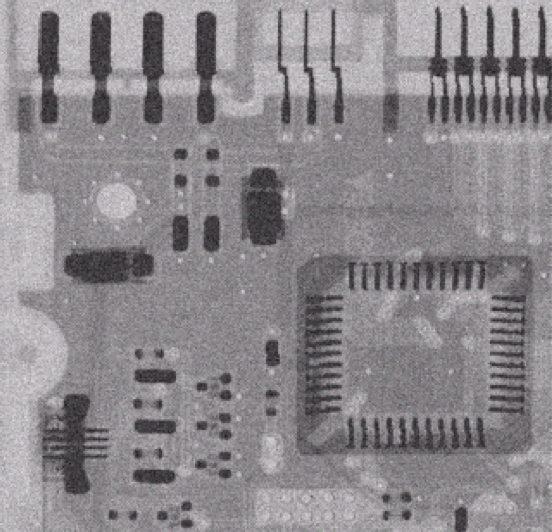
//> input picture MyOpenCV/MedianFilterInput.png, 552 x 532 px
$ ./main   (built with g++ and OpenCV 4)
//> lines starting //> are read from the running program, lines starting //| are printed output that depends on the picture

#include <opencv2/highgui.hpp>
#include <opencv2/features2d.hpp>
#include <opencv2/imgproc.hpp>

#include <iostream>
#include <stdio.h>

using namespace cv;
using namespace std;

void median(const cv::Mat& src, int window, cv::Mat& dst) {

	std::vector<uchar> neighbors;

	for (auto i = 0;i < dst.rows;i++) {
		for (auto j = 0; j < dst.cols;j++) {
			for (auto y = -window; y <= window;y++) for (auto x = -window; x <= window;x++) {
					neighbors.push_back(src.at<uchar>(min(src.rows-1,max(0,i+y)), min(src.cols-1, max(0, j+x))));
			}
			std::sort(neighbors.begin(), neighbors.end());

			dst.at<uchar>(i, j) = neighbors[neighbors.size() / 2];
			neighbors.clear();
		}
		}
	}

int main(int ac, char** av) {

	Mat img = imread("MedianFilterInput.png",0); //두번째 파라미터로 0주면 흑백으로 read
//> img: 532 rows x 552 cols, CV_8UC1; min 26, max 224, mean 137.3
	Mat img2(Size(img.rows, img.cols), CV_8U);
	for (int i = 1;i < 6;i++) {  //창을 닫으면 window가 증가된 img 나옴
		median(img, i, img2);
		imshow("img", img2);
		waitKey(0);
	}
//> this loop made 5 passes
//> pass 1, `median(img, i, img2);`:
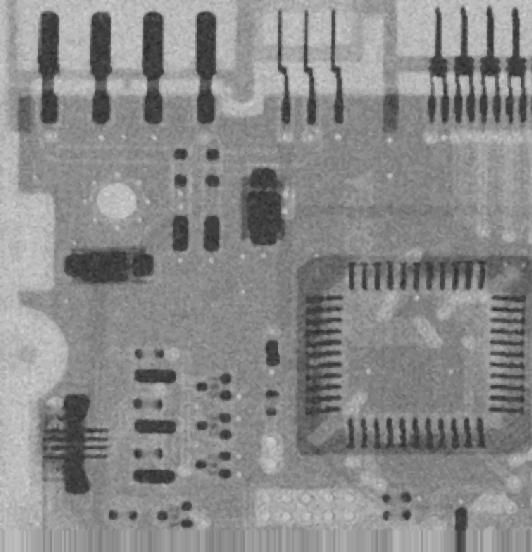
//> img2: 552 rows x 532 cols, CV_8UC1; min 40, max 208, mean 137.7
//> after the loop:
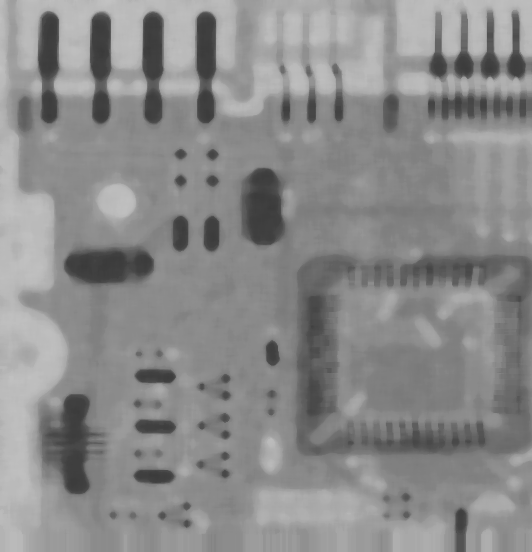
//> img2: 552 rows x 532 cols, CV_8UC1; min 58, max 194, mean 138.6
	return 0;

}
